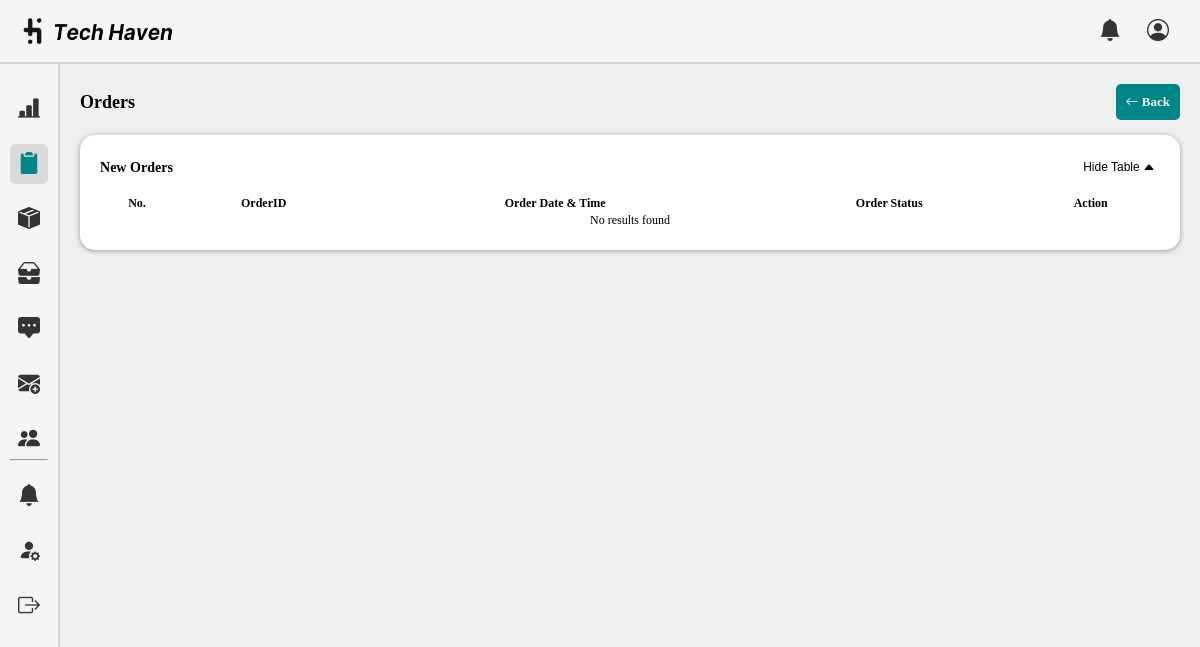
Page /admin/pending.php on the earlier database version.
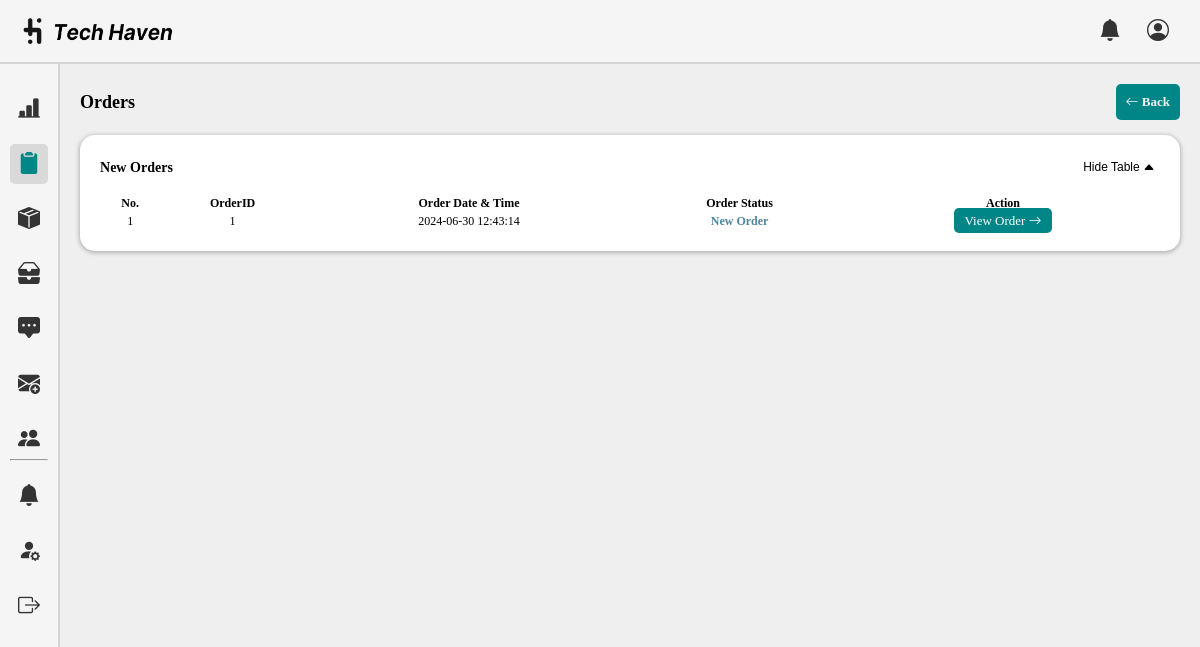
Same page on the later database version.
### tables this page shows
CREATE TABLE `orders_prod` (
  `orderID` int(50) NOT NULL,
  `customerID` int(50) NOT NULL,
  `items` text NOT NULL,
  `shipID` int(50) NOT NULL,
  `payment` varchar(250) NOT NULL,
  `order_date` timestamp NOT NULL DEFAULT current_timestamp(),
  `status` varchar(100) NOT NULL,
  `total_amount` int(250) NOT NULL
);

### admin/pending.php (the view, shortened to what the changed rows need)
<!DOCTYPE html>
<html lang="en">
<head>
    <link rel="stylesheet" href="css/dashboard.css">
    <link rel="stylesheet" href="../assets/font/inter.css">
    <link rel="stylesheet" href="../node_modules/bootstrap-icons/font/bootstrap-icons.css">
    <link rel="stylesheet" type="text/css" href="https://cdn.datatables.net/1.10.25/css/jquery.dataTables.css">
</head>
<body>
    <section class="container">
    <div class="dashboard-content">
        <div class="heading-container">
            <h1>Orders</h1>
        </div><br>
        <div class="wrapper-dashboard" style="margin-bottom:20px;">
            <br>
            <div id="recentTable" style="display: block;">
                <table id="example" class="display" style="width:100%">
                    <thead>
                        <tr>
                            <th>No.</th>
                            <th>OrderID</th>
                            <th>Order Date & Time</th>
                            <th>Order Status</th>
                            <th>Action</th>
                        </tr>
                    </thead>
                    <tbody>
                        <?php
                        $servername = "localhost";
                        $username = "root";
                        $password = "";
                        $dbname = "th_db";
                        $conn = new mysqli($servername, $username, $password, $dbname);
                        $sql = "SELECT orderID, order_date, status FROM orders_prod";
                        $result = $conn->query($sql);
                        if ($result->num_rows > 0) {
                            $counter = 1;
                            while ($row = $result->fetch_assoc()) {
                                echo "<tr>";
                                echo "<td>" . $counter . "</td>";
                                echo "<td>" . $row["orderID"] . "</td>";
                                echo "<td>" . $row["order_date"] . "</td>";
                                if ($row["status"] == "placed") {
                                    echo "<td style='color:#4D869C; font-weight:bold;'>New Order</td>";
                                } else {
                                    echo "<td>" . $row["status"] . "</td>";
                                }
                                echo "<td>";
                                echo "<a href='view_order.php?id=" . $row["orderID"] . "' title='View Order' style='background:#008686; color:white; border-radius:5px; padding:5px 10px;font-size:13px; text-decoration:none;'>
                                        <span style='font-size:13px;'>View Order</span>
                                        <i class='bi bi-arrow-right'></i>
                                    </a>";
                                echo "</td>";
                                echo "</tr>";
                                $counter++;
                            }
                        } else {
                            echo "<tr><td colspan='9'>No results found</td></tr>";
                        }
                        ?>
                    </tbody>
                </table>
            </div>
        </div>
    </div>
    </section>
</body>
</html>

Differences in the rows shown:
added orders_prod: orderID "1", order_date "2024-06-30 12:43:14", status "New Order"
Other differences:
text no longer shown: "No results found"
